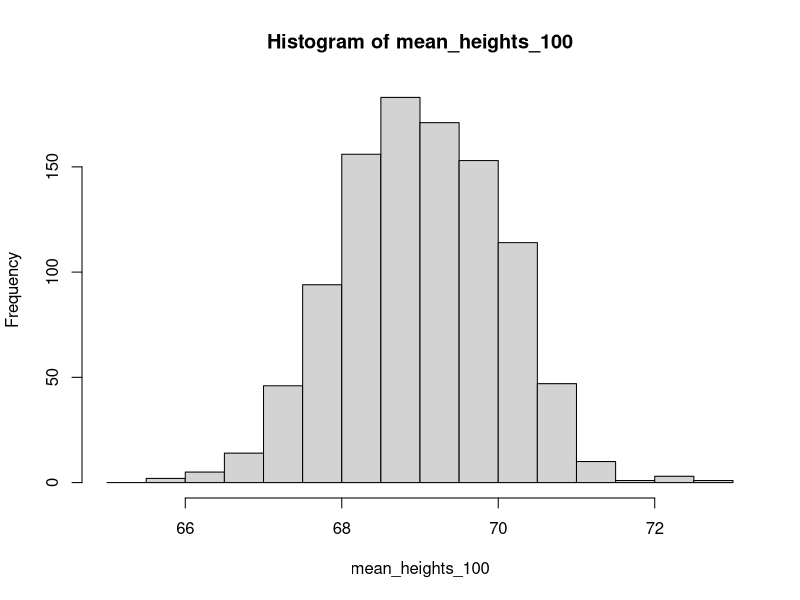
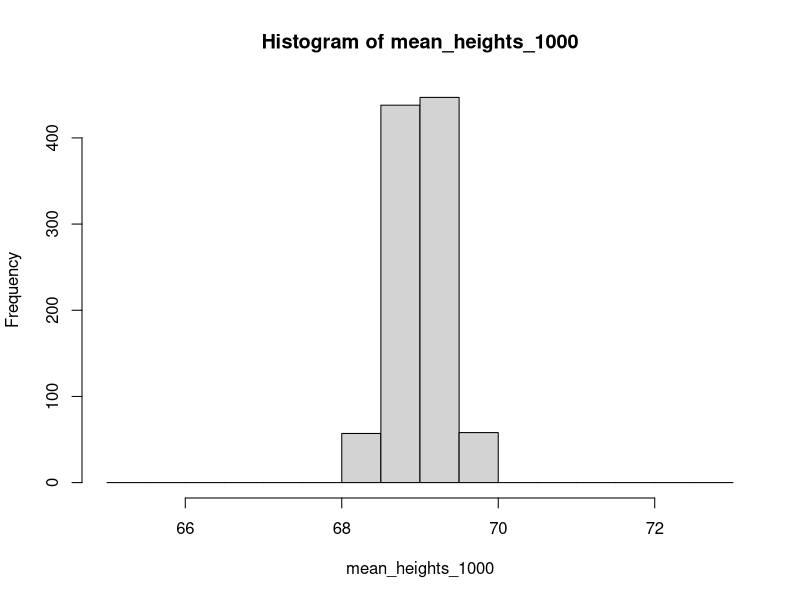
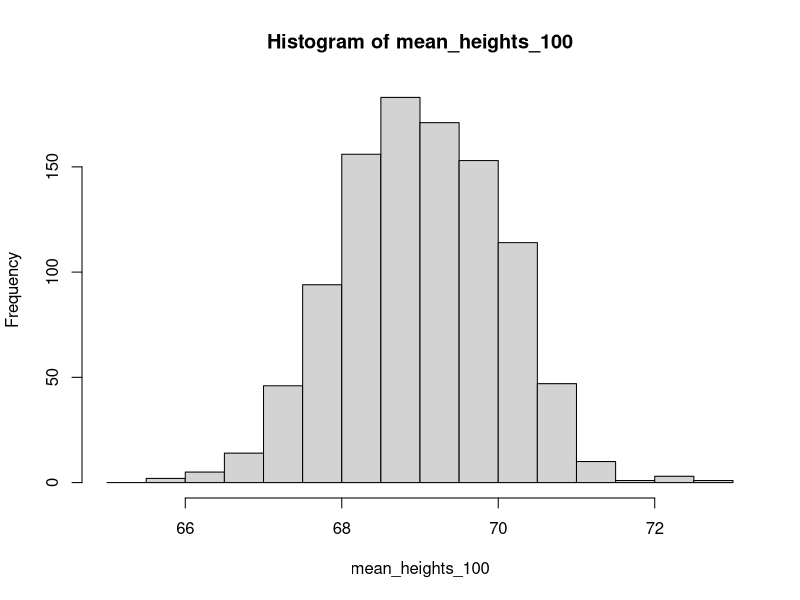
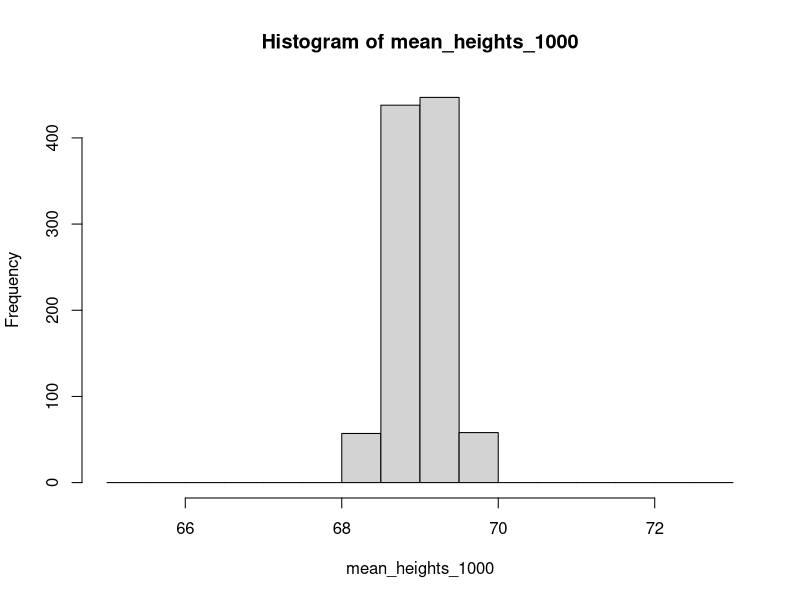
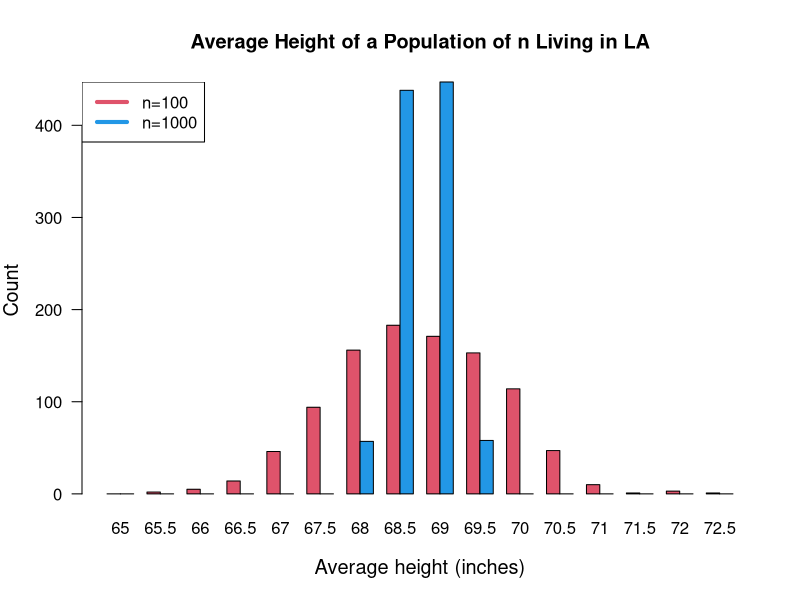

R code for these plots, in order:
#Plotting and genetic variation data analysis exercises, Assignment 1

#Questions 1,2,3
get_heights <- function(x){
  heights <- rnorm(x, mean=69, sd=10)
  return(mean(heights))}
#we are creating a function called get_heights, which will draw x samples (100 or 1000)
#these samples will come from the normal distribution "heights", with the set mean and stdev
#our funtion will return the mean of these x # of heights

#Question 4
mean_heights_100 <- seq(from=1, to=1000)

for(i in 1:1000){
  mean_heights_100[i] <- get_heights(100)
}

#Question 5
mean_heights_1000 <- seq(from=1, to=1000)
for(i in 1:1000){
  mean_heights_1000[i] <- get_heights(1000)
}

#Question 6
bins <- seq(from=65, to=73, by=0.5)
hist(mean_heights_100, breaks=bins)$breaks
hist(mean_heights_1000, breaks=bins)$breaks

counts_100 <- hist(mean_heights_100, breaks=bins)$counts
counts_1000 <-hist(mean_heights_1000, breaks=bins)$counts

windows()
barplot(rbind(counts_100, counts_1000),
        col=c(2,4), beside=TRUE, names.arg=seq(from=65, to=72.5, by=0.5), #count using the bins we set, we will need 16 names
        xlab="Average height (inches)", ylab="Count", main= "Average Height of a Population of n Living in LA",
        las=1, cex.lab=1.2)
legend("topleft", c("n=100", "n=1000"), col=c(2,4), lwd=4)


